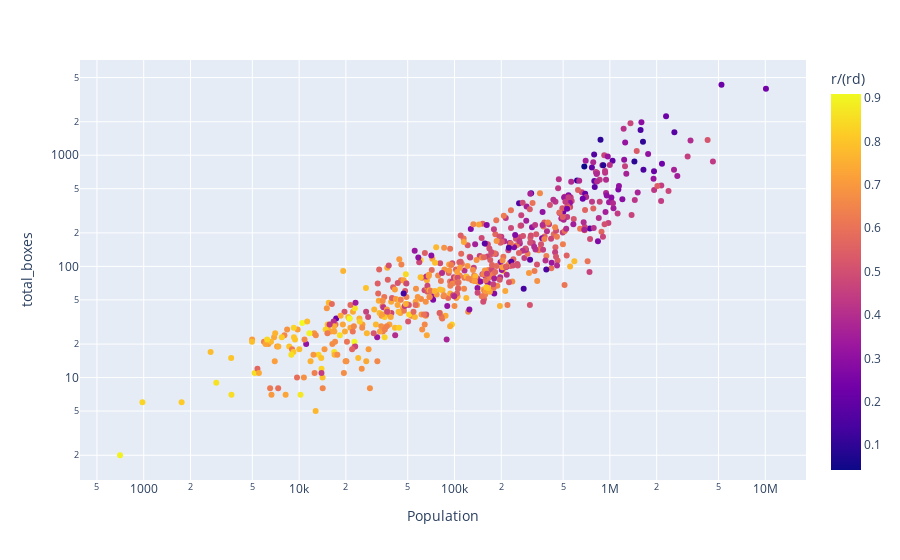

The notebook cell saved with this chart:
### Code cell
fig = px.scatter(
    data_frame=acs,
    x='Population',
    y='total_boxes',
    color='r/(rd)',
    log_x=True,
    log_y=True
)

fig.show()

### Figure 1 — Plotly figure (JSON) as saved in the notebook; plotly's stock layout.template omitted (floating-point values rounded to 4 significant figures; data arrays with more than 128 entries replaced by an {"elided": "..."} marker saying what was removed)
{"data": [{"hovertemplate": "Population=%{x}<br>total_boxes=%{y}<br>r/(rd)=%{marker.color}<extra></extra>", "legendgroup": "", "marker": {"color": {"elided": "610 float values"}, "coloraxis": "coloraxis", "symbol": "circle"}, "mode": "markers", "name": "", "orientation": "v", "showlegend": false, "type": "scatter", "x": {"elided": "610 int values"}, "xaxis": "x", "y": {"elided": "610 int values"}, "yaxis": "y"}], "layout": {"coloraxis": {"colorbar": {"title": {"text": "r/(rd)"}}, "colorscale": [[0, "#0d0887"], [0.1111, "#46039f"], [0.2222, "#7201a8"], [0.3333, "#9c179e"], [0.4444, "#bd3786"], [0.5556, "#d8576b"], [0.6667, "#ed7953"], [0.7778, "#fb9f3a"], [0.8889, "#fdca26"], [1, "#f0f921"]]}, "legend": {"tracegroupgap": 0}, "margin": {"t": 60}, "xaxis": {"anchor": "y", "domain": [0, 1], "title": {"text": "Population"}, "type": "log"}, "yaxis": {"anchor": "x", "domain": [0, 1], "title": {"text": "total_boxes"}, "type": "log"}}}
